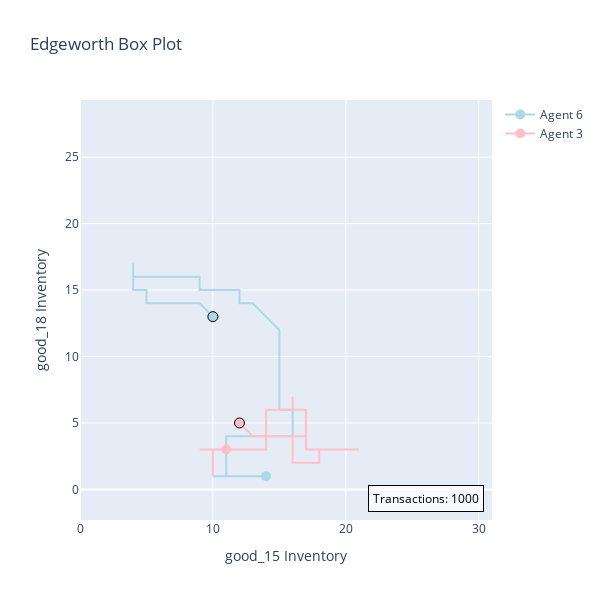

Notebook code cell kept with this figure:
### Markdown cell above
Initialize the market and execute. Use a network to determine trading partners.

### Code cell
market = Market()
# 10 Agents, 20 Goods, and max initial endowment of 20 (and no wealth equality)
market.generate_agents(10, 20, 20, False)
# Generate network
market.generate_network(size=3)
market.clear_transactions()
market.execute_exchange(
    trading_days=2, 
    # The higher strategic_error is, the less trades in the first trading day
    strategic_error = 0.1, 
    trade_within_network=True,
    # plot_types include "edgeworth", "edgeworth_plus", "inventory_timeseries",
    # "aggregate_utility", and "individual_utility"
    # Note that the "edgeworth" only displays the first 10 transactions, 
    # and then every hundredth transaction thereafter.
    plot_type="edgeworth",
    )

### Figure 1 — Plotly figure (JSON) as saved in the notebook; plotly's stock layout.template omitted (floating-point values rounded to 4 significant figures; data arrays with more than 128 entries replaced by an {"elided": "..."} marker saying what was removed)
{"data": [{"line": {"color": "lightblue"}, "marker": {"color": {"elided": "1000 str values"}, "line": {"color": {"elided": "1000 str values"}, "width": 1}, "size": 10}, "mode": "lines+markers", "name": "Agent 6", "type": "scatter", "x": {"elided": "1000 int values"}, "y": {"elided": "1000 int values"}}, {"line": {"color": "pink"}, "marker": {"color": {"elided": "1000 str values"}, "line": {"color": {"elided": "1000 str values"}, "width": 1}, "size": 10}, "mode": "lines+markers", "name": "Agent 3", "type": "scatter", "x": {"elided": "1000 int values"}, "y": {"elided": "1000 int values"}}], "layout": {"annotations": [{"bgcolor": "rgba(255, 255, 255, 0.7)", "bordercolor": "black", "borderpad": 4, "borderwidth": 1, "font": {"color": "black", "size": 12}, "showarrow": false, "text": "Transactions: 1000", "x": 0.98, "xref": "paper", "y": 0.02, "yref": "paper"}], "height": 600, "hovermode": "closest", "title": {"text": "Edgeworth Box Plot"}, "width": 600, "xaxis": {"range": [0, 31], "title": {"text": "good_15 Inventory"}}, "yaxis": {"range": [0, 27], "scaleanchor": "x", "scaleratio": 1, "title": {"text": "good_18 Inventory"}}}}
